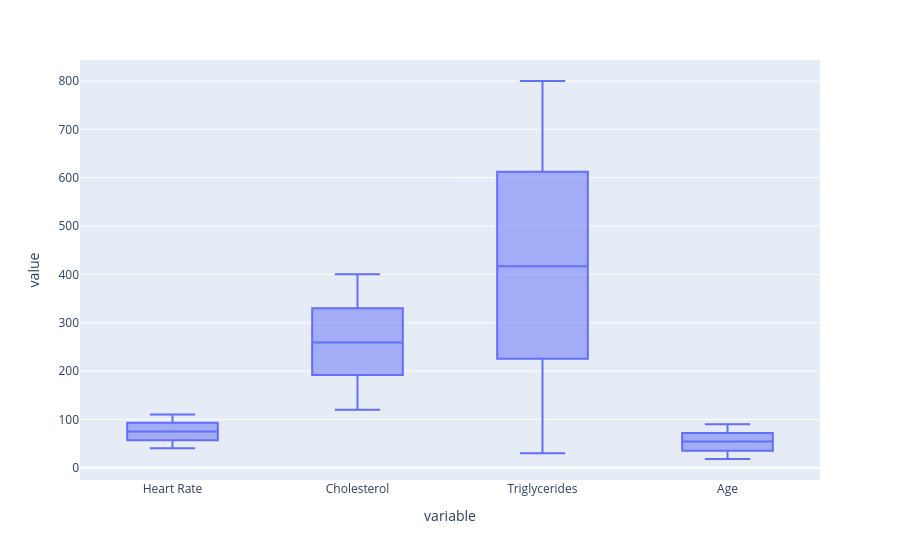

Notebook code cell kept with this figure:
### Code cell
px.box(df_box2)

### Figure 1 — Plotly figure (JSON) as saved in the notebook; plotly's stock layout.template omitted (floating-point values rounded to 4 significant figures; data arrays with more than 128 entries replaced by an {"elided": "..."} marker saying what was removed)
{"data": [{"alignmentgroup": "True", "hovertemplate": "variable=%{x}<br>value=%{y}<extra></extra>", "legendgroup": "", "marker": {"color": "#636efa"}, "name": "", "notched": false, "offsetgroup": "", "orientation": "v", "showlegend": false, "type": "box", "x": {"elided": "35052 str values"}, "x0": " ", "xaxis": "x", "y": {"elided": "35052 int values"}, "y0": " ", "yaxis": "y"}], "layout": {"boxmode": "group", "legend": {"tracegroupgap": 0}, "margin": {"t": 60}, "xaxis": {"anchor": "y", "domain": [0, 1], "title": {"text": "variable"}}, "yaxis": {"anchor": "x", "domain": [0, 1], "title": {"text": "value"}}}}
